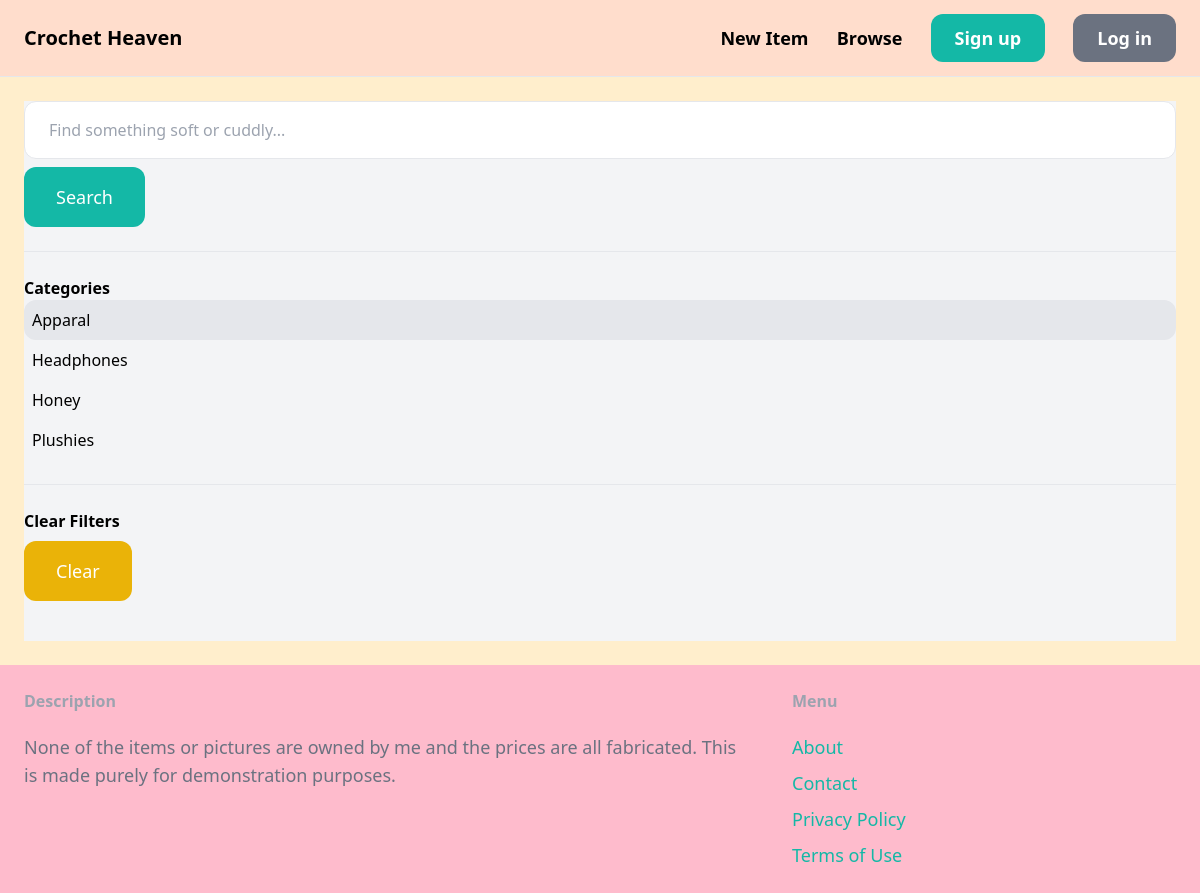
The page /items/?query=&category=4 on the database as committed earlier.
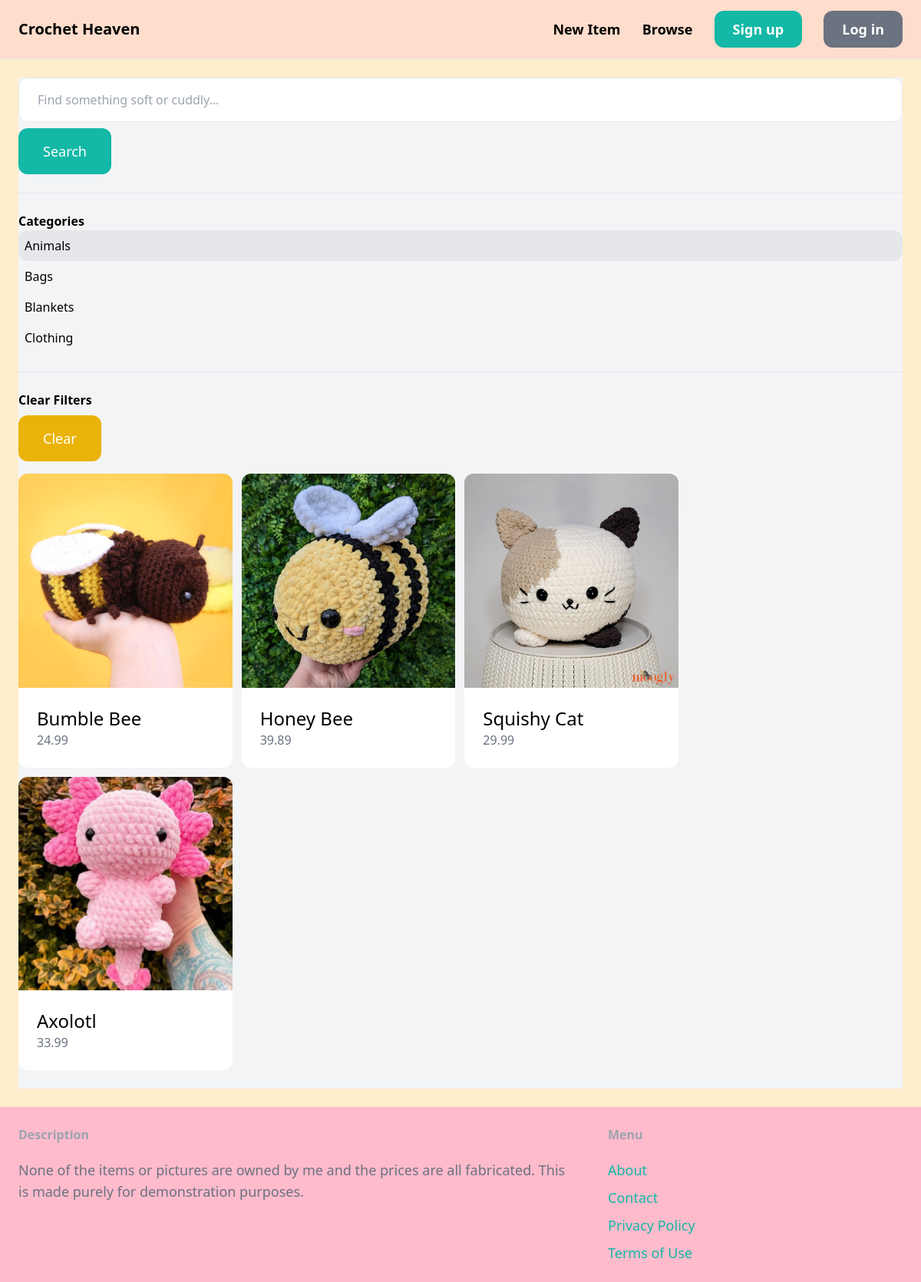
The same page on the database as committed later.
### item/models.py (models this page shows, shortened)
class Category(models.Model):
    name = models.CharField(max_length=255)
    class  Meta:
        ordering = ('name',)
        verbose_name_plural = 'Categories'

class Item(models.Model):
    category = models.ForeignKey(Category, related_name='items', on_delete=models.CASCADE)
    name = models.CharField(max_length=255)
    description = models.TextField(blank=True, null= True)
    price= models.FloatField()
    image= models.ImageField(upload_to='item_images', blank=True, null=True)
    is_sold = models.BooleanField(default=False)
    created_at= models.DateTimeField(auto_now_add=True)
    created_by =models.ForeignKey(User, related_name='items', on_delete=models.CASCADE)

### item/views.py (the view)
# urls.py: path('items/', include('item.urls')),
def items(request):
    query= request.GET.get('query', '')
    category_id=request.GET.get('category', 0)
    items=Item.objects.filter(is_sold=False)
    categories = Category.objects.all()
    if category_id:
        items = items.filter(category_id=category_id)
    if query:
        items = items.filter(Q(name__icontains = query) | Q(description__icontains = query))
    return render(request, 'item/items.html', {
        'items': items,
        'query': query,
        'categories': categories,
        'category_id': int(category_id),
    })

### item/templates/item/items.html (shortened to what this page needs)
{% extends 'core/base.html' %}
{% block content %}
<div class="pb-6 grid grid-cols-4 gap-4 bg-gray-100">
    <div class="col-span-4">
        <form method="get" action="{% url 'item:items' %}">
            <input name="query" class="w-full py-4 px-6 border rounded-xl" type="text" value="{{ query }}" placeholder="Find something soft or cuddly...">
            <button class="mt-2 py-4 px-8 text-lg bg-teal-500 text-white rounded-xl"> Search</button>
        </form>
        <hr class="my-6">
        <p class="font-semibold">Categories</p>
        <ul>
            {% for category in categories %}
                <li class="py-2 px-2 rounded-xl{% if category.id == category_id %} bg-gray-200{% endif %}">
                    <a href="{% url 'item:items' %}?query={{ query }}&category={{ category.id }}">{{ category.name }}</a>
                </li>
            {% endfor %}
        </ul>
        <hr class="my-6">
        <p class="font-semibold">Clear Filters</p>
        <ul>
            <li><a href="{% url 'item:items' %}" class="mt-2 py-4 px-8 inline-block bg-yellow-500 text-lg rounded-xl text-white">Clear</a></li>
        </ul>
    </div>
    <div class="col-span-3">
        <div class="grid grid-cols-3 gap-3">
            {% for item in items %}
            <div>
                <a href="{% url 'item:detail' item.id %}">
                    <div>
                            <img src="{{ item.image.url }}" class="rounded-t-xl">
                    </div>
                    <div class="p-6 bg-white rounded-b-xl">
                        <h2 class="text-2xl">{{ item.name }}</h2>
                        <p class="text-gray-500">{{ item.price }}</p>
                    </div>
                </a>
            </div>
        {% endfor %}
        </div>
    </div>
</div>
</div>
{% endblock %}

Rows that differ between the two databases and show on the page:
changed Category: name "Apparal" → "Animals"
changed Category: name "Headphones" → "Bags"
changed Category: name "Plushies" → "Blankets"; moves up the list
changed Category: name "Honey" → "Clothing"
now on this page (row edited): Item: image (picture), name "Bumble Bee", price "24.99"
now on this page (row edited): Item: image (picture), name "Honey Bee", price "39.89"
added Item: image (picture), name "Squishy Cat", price "29.99"
added Item: image (picture), name "Axolotl", price "33.99"
